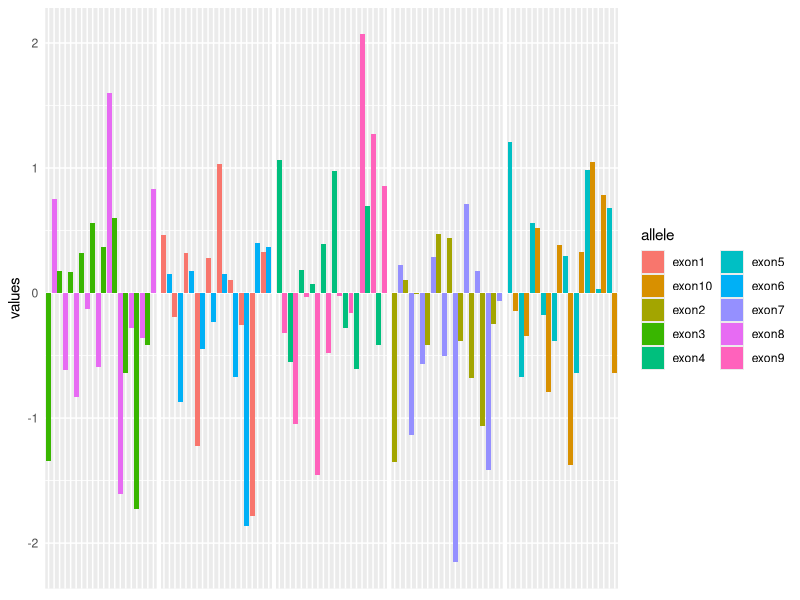
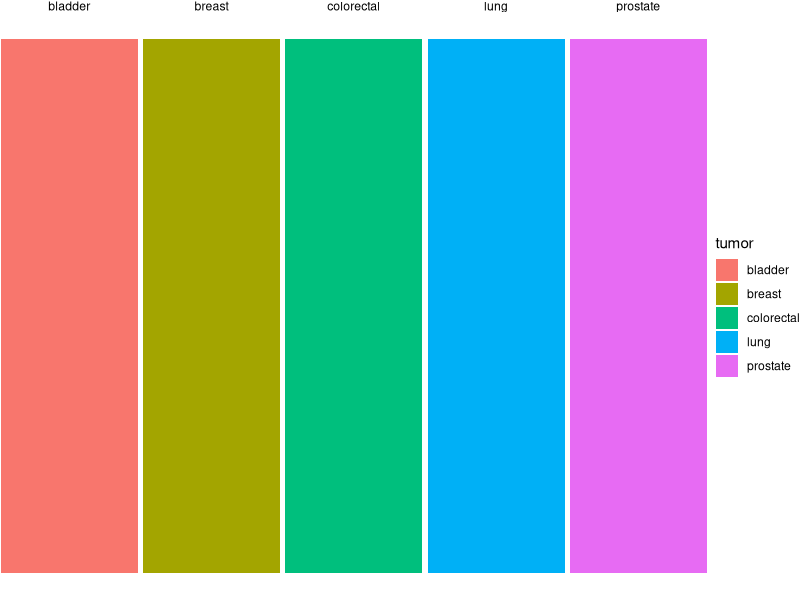
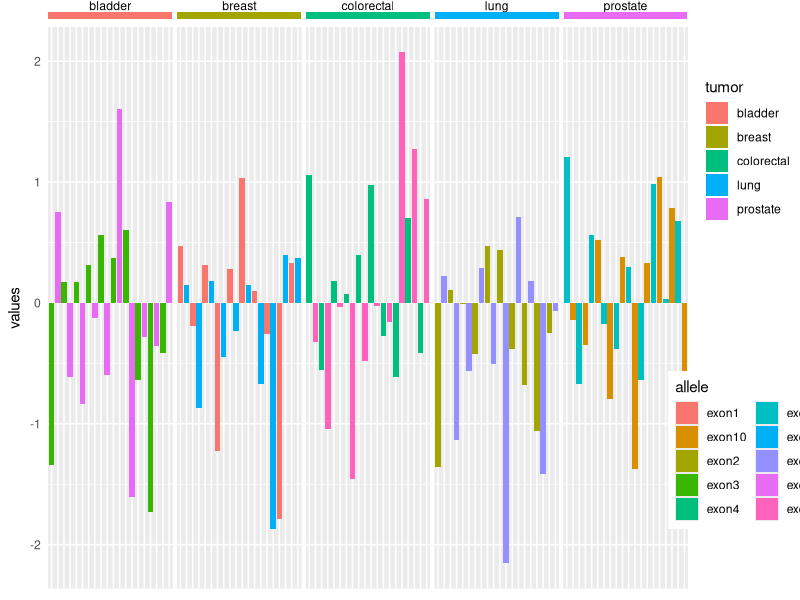

Reproduce these figures in R, in order.
## ---- chunk 1
library(tidyverse)
library(cowplot)
## ---- chunk 2
test = data.frame(sample = paste0("sample", 1:100), 
				  tumor = rep(c("breast", "lung", "bladder", "colorectal", "prostate"), 20),
				  allele = rep(c("exon1", "exon2", "exon3", "exon4", "exon5", "exon6", "exon7", "exon8", "exon9", "exon10"), 10), 
				  values = rnorm(100))
test
## ---- chunk 3
test = test[order(test$tumor),]
test
## ---- chunk 4
test$sample = factor(test$sample, levels = test$sample)
test$sample
## ---- chunk 5
h1 = ggplot(test) +
	geom_bar(mapping = aes(x = sample, y = values, fill = allele), 
			 stat = "identity", 
			 position = "dodge") +
	guides(fill = guide_legend(ncol = 2)) + 
	theme(axis.text.x.bottom = element_blank(), 
		  axis.ticks = element_blank(), 
		  panel.spacing.x = unit(1, "mm"), 
		  axis.title.x = element_blank(), 
		  strip.background.x = element_blank(), 
		  strip.text.x = element_blank()) +
	facet_grid(.~tumor, scales = "free_x")

h1
## ---- chunk 6
h2 = ggplot(test) + 
	geom_bar(mapping = aes(x = sample, y = 1, fill = tumor), 
			 stat = "identity", 
			 width = 1) +
	theme_void() +
	theme(panel.spacing.x = unit(1, "mm")) +
	facet_grid(.~tumor, scales = "free_x")

h2
## ---- chunk 7
legend = plot_grid(get_legend(h2), get_legend(h1), ncol = 1)

h1 = h1 + theme(legend.position = "none")
h2 = h2 + theme(legend.position = "none")

plot = plot_grid(h2, h1, align = "v", ncol = 1, axis = "tb", rel_heights = c(0.5, 15))
plot_grid(plot, legend, nrow = 1, rel_widths = c(10, 1.5))
